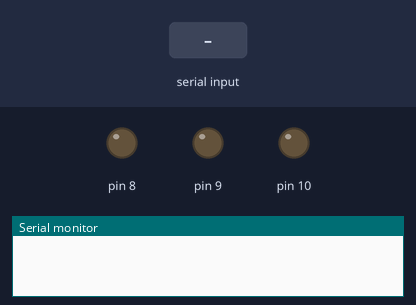
The sketch below on a simulated Arduino Uno, built with avr-gcc and run on an emulated ATmega328P. Shown: output pins drawn as LEDs (lit = HIGH), the last lines printed to the serial monitor. Inputs (shaded band) come from the test bench.

Above: at 1.2 s.
1.3 s: "r" received over Serial
At 2.5 s:
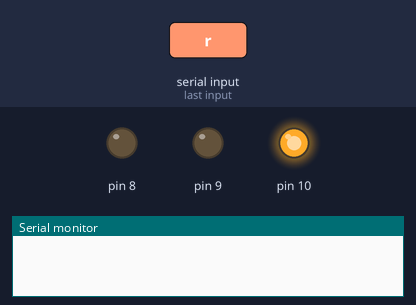
4.3 s: "b" received over Serial
At 6.5 s:
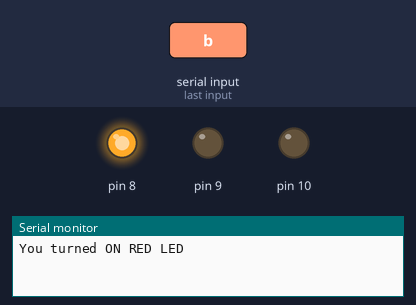
6.8 s: "g" received over Serial
At 9.8 s:
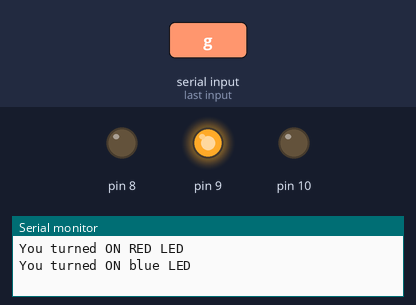
Timing chart, 0 to 12.8 s (numbered marks = the images above; inputs shaded):
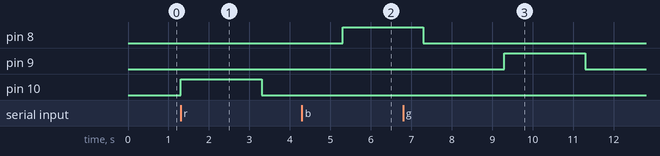

The sketch:

Session_9_-_Switch_case.ino
```cpp
void setup() {
  // put your setup code here, to run once:
  pinMode(8,OUTPUT);
  pinMode(9,OUTPUT);
  pinMode(10,OUTPUT);
  Serial.begin(9600);  //baud rate
}

void loop() {
  // put your main code here, to run repeatedly:
  char in;
  if(Serial.available())
  {
    in = Serial.read();
    switch (in)
    {
      case 'r':   //to turn ON red LED
        digitalWrite(10,HIGH);
        delay(2000);
        Serial.println("You turned ON RED LED");
        digitalWrite(10,LOW);
        delay(2000);
        break;

      case 'b':   //to turn ON red LED
        digitalWrite(8,HIGH);
        delay(2000);
        Serial.println("You turned ON blue LED");
        digitalWrite(8,LOW);
        delay(2000);
        break;

      case 'g':   //to turn ON red LED
        digitalWrite(9,HIGH);
        delay(2000);
        Serial.println("You turned ON green LED");
        digitalWrite(9,LOW);
        delay(2000);
        break;
    }
  }
}
```

Measured:
- after the input at 1.3 s, pin 10: LOW → HIGH at once, → LOW 2.0 s later
- after the input at 4.3 s, pin 8: LOW → HIGH after 1.0 s
- after the input at 6.8 s, pin 9: LOW → HIGH after 2.5 s, → LOW 2.0 s later
